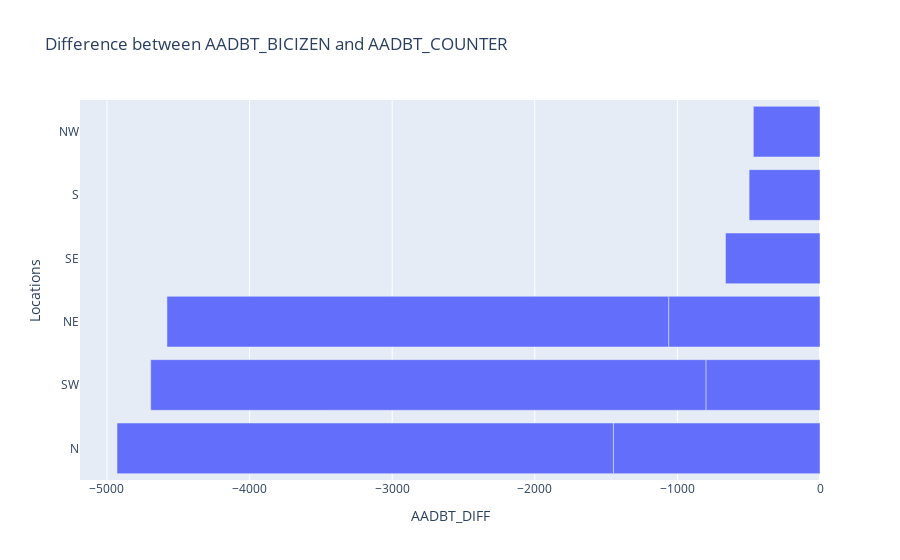

Notebook code for this chart:
### Markdown cell above
## Plots

### Code cell
# Calculate the difference

# Order by difference
final_df = final_df.sort_values(by='AADBT_DIFF', ascending=False)

final_df["Locations"] =  + final_df["direction_counter"]

fig = px.bar(final_df, x='AADBT_DIFF', y='Locations', orientation='h', title='Difference between AADBT_BICIZEN and AADBT_COUNTER', labels={'id': 'ID', 'AADBT_DIFF': 'AADBT_DIFF'})
fig.update_layout(yaxis={'categoryorder':'total ascending', 'tickmode':'linear'})
fig.show()

### Figure 1 — Plotly figure (JSON) as saved in the notebook; plotly's stock layout.template omitted (floating-point values rounded to 4 significant figures)
{"data": [{"alignmentgroup": "True", "hovertemplate": "AADBT_DIFF=%{x}<br>Locations=%{y}<extra></extra>", "legendgroup": "", "marker": {"color": "#636efa", "pattern": {"shape": ""}}, "name": "", "offsetgroup": "", "orientation": "h", "showlegend": false, "textposition": "auto", "type": "bar", "x": [-467.5, -497.1, -662.6, -800.2, -1061.0, -1449.0, -3481.0, -3518.0, -3893.0], "xaxis": "x", "y": ["NW", "S", "SE", "SW", "NE", "N", "N", "NE", "SW"], "yaxis": "y"}], "layout": {"barmode": "relative", "legend": {"tracegroupgap": 0}, "title": {"text": "Difference between AADBT_BICIZEN and AADBT_COUNTER"}, "xaxis": {"anchor": "y", "domain": [0, 1], "title": {"text": "AADBT_DIFF"}}, "yaxis": {"anchor": "x", "categoryorder": "total ascending", "domain": [0, 1], "tickmode": "linear", "title": {"text": "Locations"}}}}
